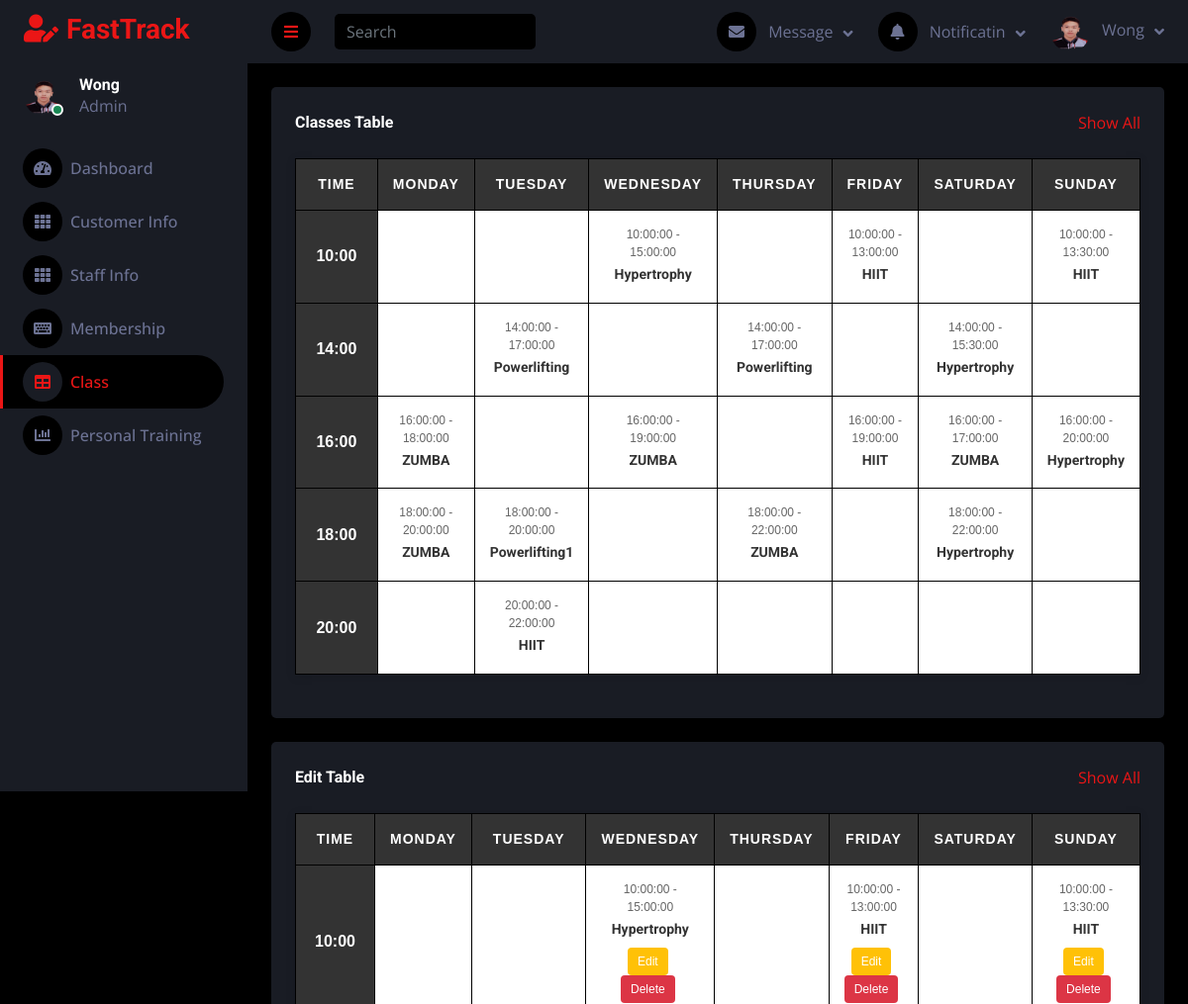
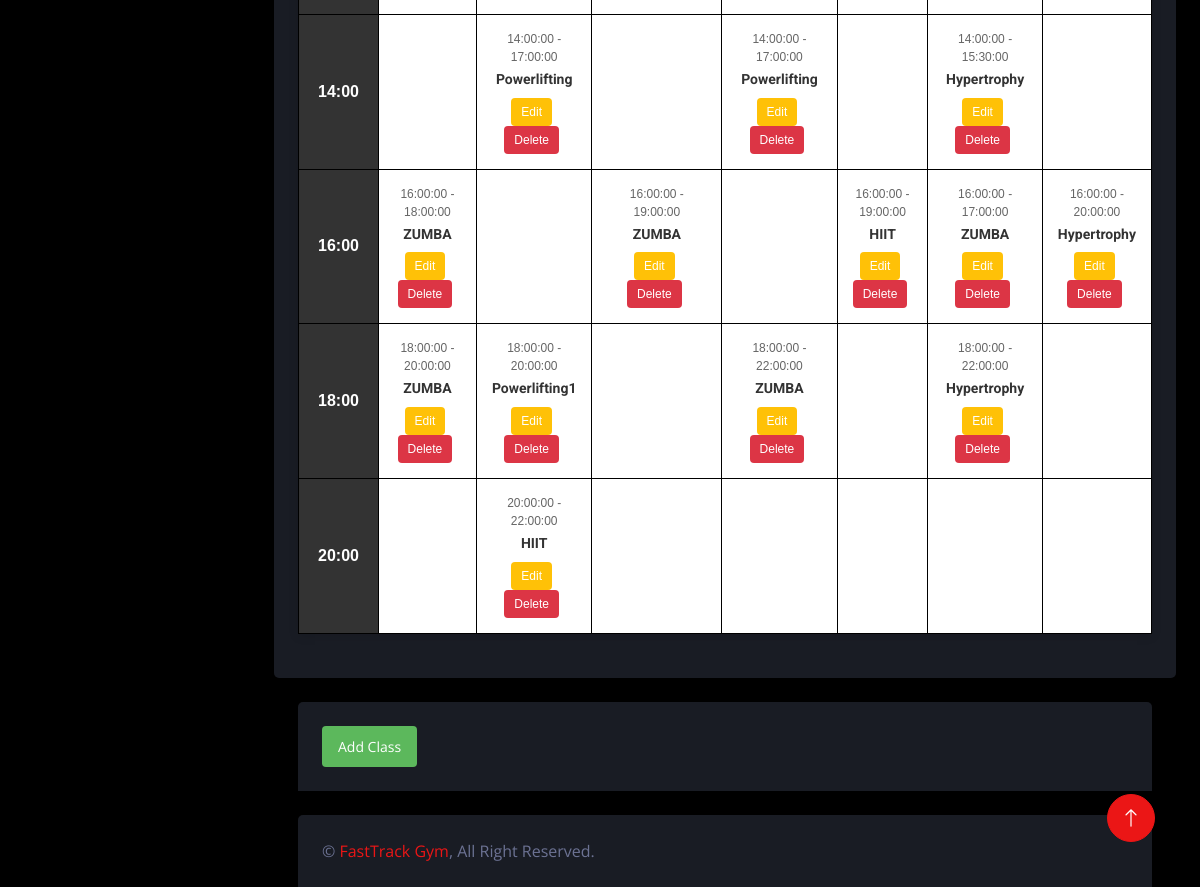
Screenshot of /FastTrack/dashboard/admin_dashboard_old.php with the database file from the repository (2 pictures, top to bottom).
### tables this page shows
CREATE TABLE `class_schedule` (
  `id` int NOT NULL,
  `day_of_week` varchar(10) DEFAULT NULL,
  `time_slot` time DEFAULT NULL,
  `class_name` varchar(100) DEFAULT NULL,
  `start_time` time DEFAULT NULL,
  `end_time` time DEFAULT NULL,
  `capacity` int NOT NULL
);

### FastTrack/dashboard/admin_dashboard_old.php (the view, shortened to what this page needs)
<!DOCTYPE html>
<html lang="en">
<head>
    <link href="https://cdnjs.cloudflare.com/ajax/libs/font-awesome/5.10.0/css/all.min.css" rel="stylesheet">
    <link href="https://cdn.jsdelivr.net/npm/bootstrap-icons@1.4.1/font/bootstrap-icons.css" rel="stylesheet">
    <link href="lib/owlcarousel/assets/owl.carousel.min.css" rel="stylesheet">
    <link href="lib/tempusdominus/css/tempusdominus-bootstrap-4.min.css" rel="stylesheet" />
    <link href="css/bootstrap.min.css" rel="stylesheet">
    <link href="css/style.css" rel="stylesheet">
	<link href="css/classtable.css" rel="stylesheet">
</head>
<body>
    <div class="container-fluid position-relative d-flex p-0">
        <div class="sidebar pe-4 pb-3">
            <nav class="navbar bg-secondary navbar-dark">
                <a href="index.html" class="navbar-brand mx-4 mb-3">
                    <h3 class="text-primary"><i class="fa fa-user-edit me-2"></i>FastTrack</h3>
                </a>
                <div class="d-flex align-items-center ms-4 mb-4">
                    <div class="position-relative">
                        <img class="rounded-circle" src="img/WONG.png" alt="" style="width: 40px; height: 40px;">
                        <div class="bg-success rounded-circle border border-2 border-white position-absolute end-0 bottom-0 p-1"></div>
                    </div>
                    <div class="ms-3">
                        <h6 class="mb-0">Wong</h6>
                        <span>Admin</span>
                    </div>
                </div>
                <div class="navbar-nav w-100">
                    <a href="index.html" class="nav-item nav-link"><i class="fa fa-tachometer-alt me-2"></i>Dashboard</a>
                    <a href="customer.php" class="nav-item nav-link"><i class="fa fa-th me-2"></i>Customer Info</a>
					<a href="staff_info.php" class="nav-item nav-link"><i class="fa fa-th me-2"></i>Staff Info</a>
                    <a href="form.html" class="nav-item nav-link"><i class="fa fa-keyboard me-2"></i>Membership</a>
                    <a href="table.html" class="nav-item nav-link active"><i class="fa fa-table me-2"></i>Class</a>
                    <a href="chart.html" class="nav-item nav-link"><i class="fa fa-chart-bar me-2"></i>Personal Training</a>
                </div>
            </nav>
        </div>
        <div class="content">
            <nav class="navbar navbar-expand bg-secondary navbar-dark sticky-top px-4 py-0">
                <a href="#" class="sidebar-toggler flex-shrink-0">
                    <i class="fa fa-bars"></i>
                </a>
                <form class="d-none d-md-flex ms-4">
                    <input class="form-control bg-dark border-0" type="search" placeholder="Search">
                </form>
                <div class="navbar-nav align-items-center ms-auto">
                    <div class="nav-item dropdown">
                        <a href="#" class="nav-link dropdown-toggle" data-bs-toggle="dropdown">
                            <i class="fa fa-envelope me-lg-2"></i>
                            <span class="d-none d-lg-inline-flex">Message</span>
                        </a>
                    </div>
                    <div class="nav-item dropdown">
                        <a href="#" class="nav-link dropdown-toggle" data-bs-toggle="dropdown">
                            <i class="fa fa-bell me-lg-2"></i>
                            <span class="d-none d-lg-inline-flex">Notificatin</span>
                        </a>
                    </div>
                    <div class="nav-item dropdown">
                        <a href="#" class="nav-link dropdown-toggle" data-bs-toggle="dropdown">
                            <img class="rounded-circle me-lg-2" src="img/WONG.png" alt="" style="width: 40px; height: 40px;">
                            <span class="d-none d-lg-inline-flex">Wong</span>
                        </a>
                    </div>
                </div>
            </nav>
			<div class="container-fluid pt-4 px-4">
                <div class="bg-secondary text-center rounded p-4">
                    <div class="d-flex align-items-center justify-content-between mb-4">
                        <h6 class="mb-0">Classes Table</h6>
                        <a href="">Show All</a>
                    </div>
<div class="classtime-table">
<table class= "myTable">
    <thead>
        <tr>
            <th>Time</th>
            <th>Monday</th>
            <th>Tuesday</th>
            <th>Wednesday</th>
            <th>Thursday</th>
            <th>Friday</th>
            <th>Saturday</th>
            <th>Sunday</th>
        </tr>
    </thead>
    <tbody>
        <?php
$servername = "localhost";
$username = "Webs392024";
$password = "Webs392024";
$dbname = "fasttrack_gym";
$conn = new mysqli($servername, $username, $password, $dbname);
        $time_slots = ['10:00:00', '14:00:00', '16:00:00', '18:00:00', '20:00:00'];
        $days_of_week = ['Monday', 'Tuesday', 'Wednesday', 'Thursday', 'Friday', 'Saturday', 'Sunday'];
        foreach ($time_slots as $time) {
            echo "<tr>";
            echo "<td class='workout-time'>" . date('H:i', strtotime($time)) . "</td>";
            foreach ($days_of_week as $day) {
                echo "<td class='hover-bg ts-item' data-tsmeta='crossfit' id='cell_{$day}_{$time}'>";
                $query = "SELECT * FROM class_schedule WHERE day_of_week = '$day' AND time_slot = '$time'";
                $result = mysqli_query($conn, $query);
                if (mysqli_num_rows($result) > 0) {
                    $row = mysqli_fetch_assoc($result);
                    echo "<span>{$row['start_time']} - {$row['end_time']}</span><h6>{$row['class_name']}</h6>";
                }
                echo "</td>";
            }
            echo "</tr>";
        }
        ?>
    </tbody>
</table>
</div >
                </div>
            </div>
			<div class="container-fluid pt-4 px-4">
                <div class="bg-secondary text-center rounded p-4">
                    <div class="d-flex align-items-center justify-content-between mb-4">
                        <h6 class="mb-0">Edit Table</h6>
                        <a href="">Show All</a>
                    </div>
<div class="classtime-table">
<table class="myTable">
    <thead>
        <tr >
            <th>Time</th>
            <th>Monday</th>
            <th>Tuesday</th>
            <th>Wednesday</th>
            <th>Thursday</th>
            <th>Friday</th>
            <th>Saturday</th>
            <th>Sunday</th>
        </tr>
    </thead>
    <tbody>
        <?php
		$servername = "localhost";
$username = "Webs392024";
$password = "Webs392024";
$dbname = "fasttrack_gym";
$conn = new mysqli($servername, $username, $password, $dbname);
        $time_slots = ['10:00:00', '14:00:00', '16:00:00', '18:00:00', '20:00:00'];
        $days_of_week = ['Monday', 'Tuesday', 'Wednesday', 'Thursday', 'Friday', 'Saturday', 'Sunday'];
        foreach ($time_slots as $time) {
            echo "<tr >";
            echo "<td class='workout-time'>" . date('H:i', strtotime($time)) . "</td>";
            foreach ($days_of_week as $day) {
                echo "<td class='hover-bg ts-item' data-tsmeta='crossfit' id='cell_{$day}_{$time}'>";
                $query = "SELECT * FROM class_schedule WHERE day_of_week = '$day' AND time_slot = '$time'";
                $result = mysqli_query($conn, $query);
                if (mysqli_num_rows($result) > 0) {
                    $row = mysqli_fetch_assoc($result);
                    echo "<span>{$row['start_time']} - {$row['end_time']}</span><h6>{$row['class_name']}</h6>";
					echo "<div class='action-buttons'>";
                    echo "<button class='btn btn-sm btn-warning' onclick='editClass({$row['id']})'>Edit</button>";
                    echo "<button class='btn btn-sm btn-danger' onclick='deleteClass({$row['id']})'>Delete</button>";
					echo "</div>";
                }
                echo "</td>";
            }
            echo "</tr>";
        }
        ?>
    </tbody>
</table>
</div>
		</div>
<div class="container-fluid pt-4 px-4">
                <div class="bg-secondary rounded-top p-4">
                    <div class="row">
                        <div class="col-12 col-sm-6 text-center text-sm-start">
                            <button class="btn btn-success add-class-btn" onclick="showAddClassForm()">Add Class</button>
                        </div>
                    </div>
                </div>
            </div>
            <div class="container-fluid pt-4 px-4">
                <div class="bg-secondary rounded-top p-4">
                    <div class="row">
                        <div class="col-12 col-sm-6 text-center text-sm-start">
                            &copy; <a href="#">FastTrack Gym</a>, All Right Reserved.
                        </div>
                    </div>
                </div>
            </div>
        </div>
        <a href="#" class="btn btn-lg btn-primary btn-lg-square back-to-top"><i class="bi bi-arrow-up"></i></a>
    </div>
</body>
</html>

### FastTrack/dashboard/css/style.css (style rules this page uses)
:root { --primary: #EB1616; --secondary: #191C24; --light: #6C7293; --dark: #000000; }
.back-to-top { position: fixed; display: none; right: 45px; bottom: 45px; z-index: 99; }
.btn { transition: .5s; }
.btn-lg-square { width: 48px; height: 48px; }
.btn-square, .btn-sm-square, .btn-lg-square { padding: 0; display: inline-flex; align-items: center; justify-content: center; font-weight: normal; border-radius: 50px; }
.sidebar { position: fixed; top: 0; left: 0; bottom: 0; width: 250px; height: 100vh; overflow-y: auto; background: var(--secondary); transition: 0.5s; z-index: 999; }
.content { margin-left: 250px; min-height: 100vh; background: var(--dark); transition: 0.5s; }
@media (min-width: 992px) { .sidebar { margin-left: 0; } }
@media (min-width: 992px) { .content { width: calc(100% - 250px); } }
.sidebar .navbar .navbar-nav .nav-link { padding: 7px 20px; color: var(--light); font-weight: 500; border-left: 3px solid var(--secondary); border-radius: 0 30px 30px 0; outline: none; }
.sidebar .navbar .navbar-nav .nav-link:hover, .sidebar .navbar .navbar-nav .nav-link.active { color: var(--primary); background: var(--dark); border-color: var(--primary); }
.sidebar .navbar .navbar-nav .nav-link i { width: 40px; height: 40px; display: inline-flex; align-items: center; justify-content: center; background: var(--dark); border-radius: 40px; }
.sidebar .navbar .navbar-nav .nav-link:hover i, .sidebar .navbar .navbar-nav .nav-link.active i { background: var(--secondary); }
.content .navbar .navbar-nav .nav-link { margin-left: 25px; padding: 12px 0; color: var(--light); outline: none; }
.content .navbar .sidebar-toggler, .content .navbar .navbar-nav .nav-link i { width: 40px; height: 40px; display: inline-flex; align-items: center; justify-content: center; background: var(--dark); border-radius: 40px; }
.content .navbar .dropdown-toggle::after { margin-left: 6px; vertical-align: middle; border: none; content: "\f107"; font-family: "Font Awesome 5 Free"; font-weight: 900; transition: .5s; }

### FastTrack/dashboard/css/classtable.css (style rules this page uses)
.classtime-table { margin: 20px auto; border-collapse: collapse; width: 100%; max-width: 1200px; font-family: 'Arial', sans-serif; background-color: #f9f9f9; box-shadow: 0 2px 10px rgba(0, 0, 0, 0.1); }
.classtime-table table { width: 100%; }
.classtime-table th, .classtime-table td { text-align: center; padding: 15px; border: 1px solid #ddd; }
.classtime-table th { background-color: #333; color: white; text-transform: uppercase; font-size: 14px; letter-spacing: 1px; }
.classtime-table .workout-time { background-color: #333; color: white; font-weight: bold; text-align: center; width: 100px; }
.classtime-table .ts-item { position: relative; background-color: #fff; transition: background-color 0.3s ease; }
.classtime-table .ts-item h6 { margin: 5px 0; font-size: 14px; font-weight: bold; color: #333; }
.classtime-table .ts-item span { display: block; font-size: 12px; color: #666; }
.action-buttons { margin-top: 10px; }
.action-buttons button { padding: 5px 10px; font-size: 12px; margin-right: 5px; border: none; border-radius: 4px; cursor: pointer; transition: background-color 0.3s ease; }
.action-buttons .btn-warning { background-color: #ffc107; color: white; }
.action-buttons .btn-danger { background-color: #dc3545; color: white; }
.add-class-btn { margin-right: auto; padding: 10px 20px; font-size: 14px; border: none; border-radius: 5px; background-color: #28a745; color: white; cursor: pointer; transition: background-color 0.3s ease; }
.add-class-btn { font-size: 14px; padding: 10px 16px; background-color: #5cb85c; color: #fff; border: none; border-radius: 4px; }

### FastTrack/dashboard/admin_dashboard_old.php (style rules this page uses)
.myTable td, .myTable th { border:1px solid #000; }

### rows the page displays
class_schedule: start_time "10:00:00", end_time "15:00:00", class_name "Hypertrophy"
class_schedule: start_time "10:00:00", end_time "13:00:00", class_name "HIIT"
class_schedule: start_time "10:00:00", end_time "13:30:00", class_name "HIIT"
class_schedule: start_time "14:00:00", end_time "17:00:00", class_name "Powerlifting"
class_schedule: start_time "14:00:00", end_time "17:00:00", class_name "Powerlifting"
class_schedule: start_time "14:00:00", end_time "15:30:00", class_name "Hypertrophy"
class_schedule: start_time "16:00:00", end_time "18:00:00", class_name "ZUMBA"
class_schedule: start_time "16:00:00", end_time "19:00:00", class_name "ZUMBA"
class_schedule: start_time "16:00:00", end_time "19:00:00", class_name "HIIT"
class_schedule: start_time "16:00:00", end_time "17:00:00", class_name "ZUMBA"
class_schedule: start_time "16:00:00", end_time "20:00:00", class_name "Hypertrophy"
class_schedule: start_time "18:00:00", end_time "20:00:00", class_name "ZUMBA"
class_schedule: start_time "18:00:00", end_time "20:00:00", class_name "Powerlifting1"
class_schedule: start_time "18:00:00", end_time "22:00:00", class_name "ZUMBA"
class_schedule: start_time "18:00:00", end_time "22:00:00", class_name "Hypertrophy"
class_schedule: start_time "20:00:00", end_time "22:00:00", class_name "HIIT"

### other values shown
date('H:i', strtotime($time)) "10:00"
date('H:i', strtotime($time)) "14:00"
date('H:i', strtotime($time)) "16:00"
date('H:i', strtotime($time)) "18:00"
date('H:i', strtotime($time)) "20:00"
